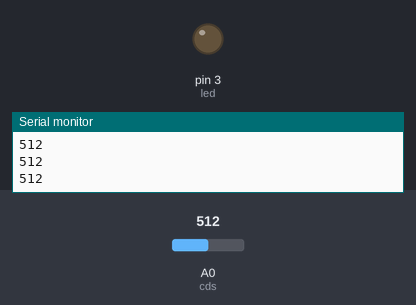
Bench run of a sketch on a simulated Arduino Uno, built with avr-gcc and run on an emulated ATmega328P. Parts: output pins drawn as LEDs (lit = HIGH), the last lines printed to the serial monitor. The test bench sets the inputs (shaded band); at power-on: A0 (cds) = 512.

Above: at 1.2 s.
1.3 s: A0 (cds) set to 65
2.8 s: A0 (cds) set to 56
At 3.2 s:
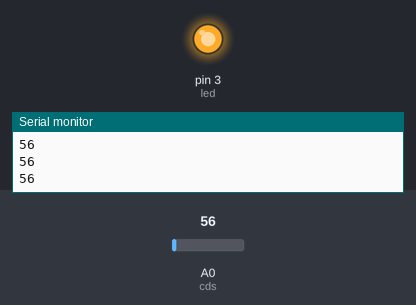
4.3 s: A0 (cds) set to 122
At 5.5 s:
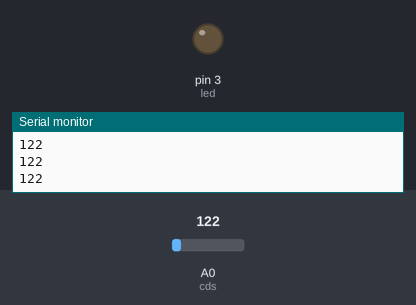
5.8 s: A0 (cds) set to 0
At 7.0 s:
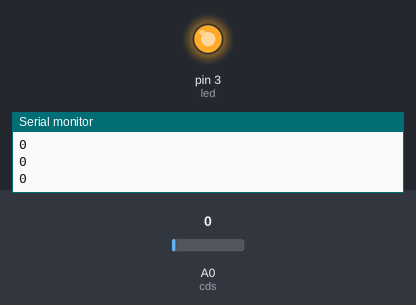
Timing chart, 0 to 8.3 s (numbered marks = the images above; inputs shaded):
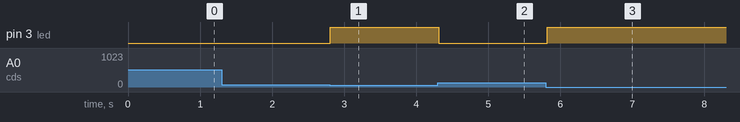

The sketch:

cds________.ino
```cpp
/*
 * 2021-05-03 창업연계공학설계입문 과제
 * code by 국민대학교 전자공학부 202114**
 * cds센서의 값이 bright값보다 낮아지면 LED가 점등하는 예제
 */
#define bright 60 //기준 밝기 값 (이 값보다 낮으면 led 점등)
#define led 3 //led 연결된 핀
#define cds A0 //cds 센서가 연결된 핀

int read_cds= 0;

void setup() {
pinMode(led,OUTPUT); //led 핀 설정
Serial.begin(9600); //시리얼 보드레이트 속도 9600으로 설정
}

void loop() {
read_cds = analogRead(cds); //int 변수에 cds 센서 read값 저장
Serial.println(read_cds); //센서 값 시리얼 출력

if(read_cds<bright)digitalWrite(led,HIGH); //cds센서 값이 일정 값보다 낮으면(어두어지면) led 점등
else digitalWrite(led,LOW); //아닌경우(밝은경우) led 꺼짐

delay(100);
}
```

Measured:
- the behaviour switches between 60 and 59 on A0 (cds) (found by bisection; images 0 and 1)
- after the input at 2.8 s, pin 3 (led): LOW → HIGH at once
- after the input at 4.3 s, pin 3 (led): HIGH → LOW at once
- after the input at 5.8 s, pin 3 (led): LOW → HIGH at once
